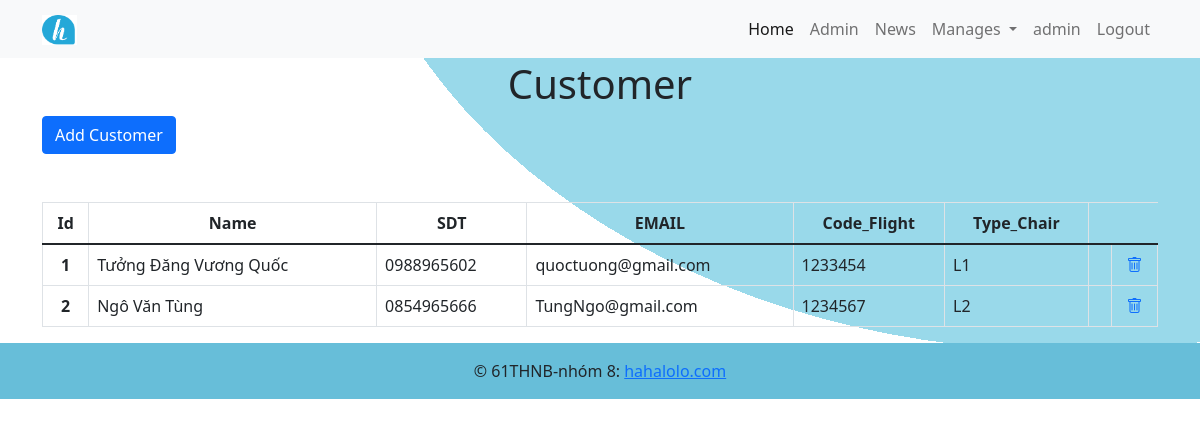
The app's page /admin/customer_admin.php (signed in) with its own data.
### tables this page shows
CREATE TABLE `list_customer` (
  `Id` int(11) NOT NULL,
  `Name` varchar(30) DEFAULT NULL,
  `SDT` char(10) NOT NULL,
  `EMAIL` char(30) NOT NULL,
  `Code_Flight` char(7) NOT NULL,
  `Type_Chair` varchar(10) DEFAULT NULL
);

### admin/customer_admin.php (the view, shortened to what this page needs)
<?php
include "header_admin.php";
?>
<div class="container" style="margin-top: 5%;">
    <h1 class="mt-3 text-center">Customer</h1>
    <a class="btn btn-primary mb-5 bt-3" href="customer_add_admin.php" role="button">Add Customer</a>
    <table class="table table-hover table-bordered">
        <thead>
            <tr>
                <th scope="col" class="text-center">Id</th>
                <th scope="col" class="text-center">Name</th>
                <th scope="col" class="text-center">SDT</th>
                <th scope="col" class="text-center">EMAIL</th>
                <th scope="col" class="text-center">Code_Flight</th>
                <th scope="col" class="text-center">Type_Chair </th>
            </tr>
        </thead>
        <tbody>
            <?php
            include "connect.php";
            $query = "SELECT * FROM list_customer";
            $result = mysqli_query($conn, $query);
            while ($data = mysqli_fetch_assoc($result)) {
            ?>
                <tr>
                    <th scope="row" class="text-center"><?php echo $data['Id']  ?></th>
                    <td><?php echo $data['Name']  ?></td>
                    <td><?php echo $data['SDT']  ?></td>
                    <td ><?php echo $data['EMAIL']  ?></td>
                    <td ><?php echo $data['Code_Flight']  ?></td>
                    <td ><?php echo $data['Type_Chair']  ?></td>
                    <td class="text-center"><a href="#"></i> </a></td>
                    <td class="text-center"><a href="customer_delete_admin.php?Id=<?php echo $data['Id'] ?>"><i class="bi bi-trash"></i></a></td>
                </tr>
            <?php
            }
            ?>
        </tbody>
    </table>
</div>
<?php
include "footer.php";
?>

### assets/css/admin.css (style rules this page uses)
body { background-color: white; }

### records on screen
list_customer: Id "1", Name "Tưởng Đăng Vương Quốc", SDT "0988965602", EMAIL "quoctuong@gmail.com", Code_Flight "1233454", Type_Chair "L1"
list_customer: Id "2", Name "Ngô Văn Tùng", SDT "0854965666", EMAIL "TungNgo@gmail.com", Code_Flight "1234567", Type_Chair "L2"

### other values on screen
$_SESSION['USERNAME_admin'] "admin"
